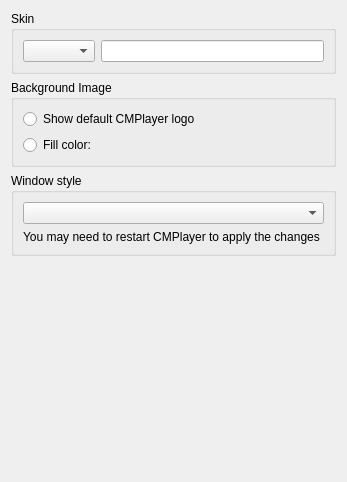
       <widget class="QWidget" name="skin_style">
        <layout class="QVBoxLayout" name="verticalLayout_31">
         <item>
          <widget class="QGroupBox" name="groupBox_4">
           <property name="title">
            <string>Skin</string>
           </property>
           <layout class="QHBoxLayout" name="horizontalLayout_9">
            <item>
             <widget class="DataComboBox" name="skin_name"/>
            </item>
            <item>
             <widget class="QLineEdit" name="skin_path">
              <property name="readOnly">
               <bool>true</bool>
              </property>
             </widget>
            </item>
           </layout>
          </widget>
         </item>
         <item>
          <widget class="QGroupBox" name="groupBox_22">
           <property name="title">
            <string>Background Image</string>
           </property>
           <layout class="QVBoxLayout" name="verticalLayout_30">
            <item>
             <widget class="QRadioButton" name="show_logo">
              <property name="text">
               <string>Show default CMPlayer logo</string>
              </property>
             </widget>
            </item>
            <item>
             <layout class="QHBoxLayout" name="horizontalLayout_18">
              <item>
               <widget class="QRadioButton" name="fill_bg_color">
                <property name="text">
                 <string>Fill color:</string>
                </property>
               </widget>
              </item>
              <item>
               <widget class="ColorSelectWidget" name="bg_color" native="true">
                <property name="minimumSize">
                 <size>
                  <width>5</width>
                  <height>0</height>
                 </size>
                </property>
               </widget>
              </item>
              <item>
               <spacer name="horizontalSpacer_16">
                <property name="orientation">
                 <enum>Qt::Horizontal</enum>
                </property>
                <property name="sizeHint" stdset="0">
                 <size>
                  <width>40</width>
                  <height>20</height>
                 </size>
                </property>
               </spacer>
              </item>
             </layout>
            </item>
           </layout>
          </widget>
         </item>
         <item>
          <widget class="QGroupBox" name="groupBox_16">
           <property name="title">
            <string>Window style</string>
           </property>
           <layout class="QVBoxLayout" name="verticalLayout_20">
            <item>
             <widget class="DataComboBox" name="window_style"/>
            </item>
            <item>
             <widget class="QLabel" name="label_27">
              <property name="text">
               <string>You may need to restart CMPlayer to apply the changes </string>
              </property>
             </widget>
            </item>
           </layout>
          </widget>
         </item>
         <item>
          <spacer name="verticalSpacer_13">
           <property name="orientation">
            <enum>Qt::Vertical</enum>
           </property>
           <property name="sizeHint" stdset="0">
            <size>
             <width>20</width>
             <height>215</height>
            </size>
           </property>
          </spacer>
         </item>
        </layout>
       </widget>
